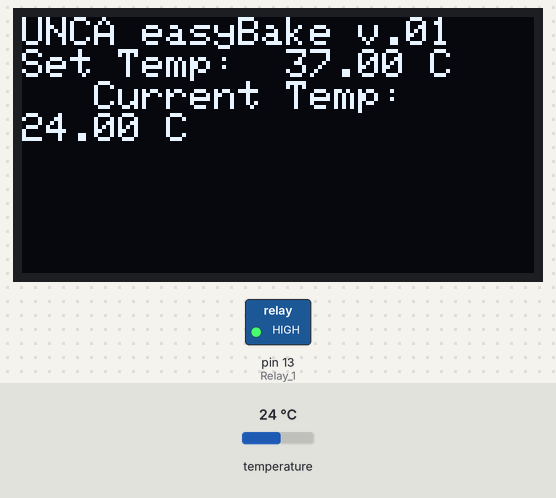
The sketch below on a simulated Arduino Uno, built with avr-gcc and run on an emulated ATmega328P. Shown: 128×64 one-colour display, switched loads named in the sketch (green lamp = pin HIGH). The test bench sets the inputs (shaded band); at power-on: temperature 24 °C. The display library's start-up logo is not drawn.

Above: at 4.5 s.
4.6 s: temperature set to 12 °C
At 6.3 s:
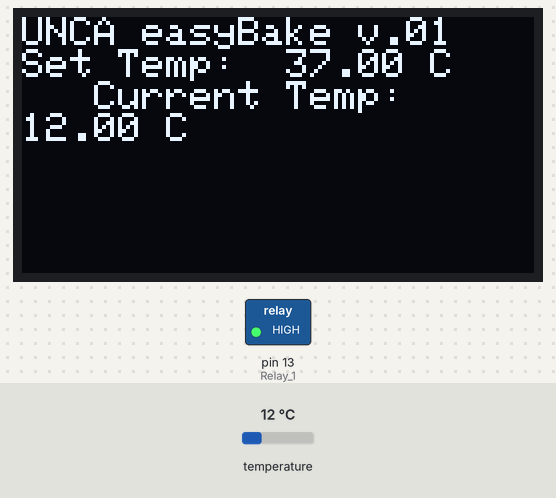
7.2 s: temperature set to 36.4 °C
At 8.0 s:
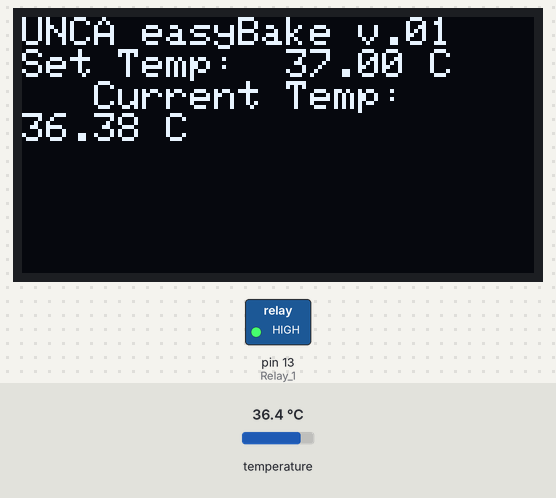
9.0 s: temperature set to 37.8 °C
At 11.8 s:
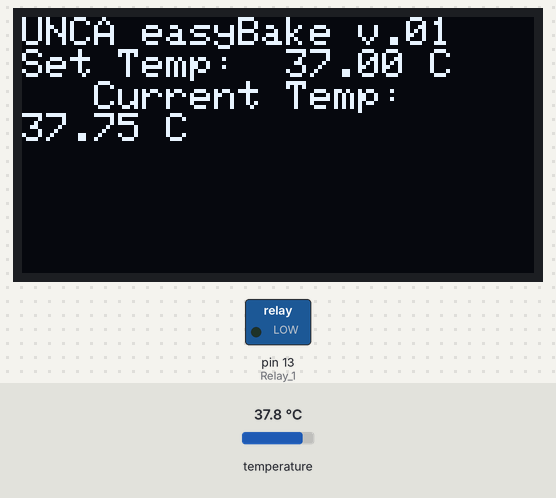
Timing chart, 0 to 13.3 s (numbered marks = the images above; inputs shaded):
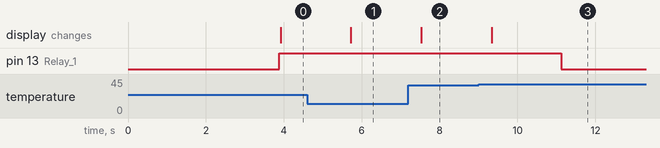

The sketch:

CellIncubator1.ino
```cpp
/*Author: William R. Jackson
Project: Software for Cellular Incubator v .01
Purpose: The Code herein is used to regulate the temperature inside of a sealed container for the purpose of creating an ideal environment for
Cellular Life. This is acheived by turning a lightbulb on and off to regulate the temperature inside the container. It works like an easy bake oven,
essentially.
*/


//Begin Display Libraries. Specifications for Display: https://www.amazon.com/Diymall%C2%AE-Serial-128x64-Display-Arduino/dp/B00O2KDQBE
//Chinese in Origin, cannot find specific data sheet.
#include <SPI.h>
#include <Wire.h>
#include <Adafruit_GFX.h>
#include <Adafruit_SSD1306.h>

//Begin Sensor Libraries. Specifications for Sensor: https://www.adafruit.com/products/381?gclid=CNb-z9L4t84CFcIkhgod5fgG9A
#include <OneWire.h>
#include <DallasTemperature.h>

//No Libraries required for Relay. Specifications for Relay:
#define OLED_RESET 4
Adafruit_SSD1306 display(OLED_RESET);

#define ONE_WIRE_BUS 12
OneWire oneWire(ONE_WIRE_BUS);
DallasTemperature sensors(&oneWire);

#define RELAY_ON 1
#define RELAY_OFF 0
#define Relay_1  13

double setTemp = 37.00;

void setup() {
	Serial.begin(9600);
	display.begin(SSD1306_SWITCHCAPVCC, 0x3C);
	sensors.begin();
	display.display();
	delay(2000);
	display.clearDisplay();
  digitalWrite(Relay_1, RELAY_OFF);
  pinMode(Relay_1, OUTPUT);
}

void loop() {
  //Starts the Display
	display.display();
  double currentTemp = sensors.getTempCByIndex(0);
	display.setTextSize(.5);
	display.setTextColor(WHITE);
	display.setCursor(0, 0);
	sensors.requestTemperatures();
  display.println("UNCA easyBake v.01");
  display.print("Set Temp:  ");
  display.print(setTemp);
  display.print(" C      ");
  display.println("Current Temp: ");
  display.print(currentTemp);
  display.print(" C");
	delay(1000);
  //The next bit draws a rectangle over the previous text
  //This is because it doesn't reset the display every time it happens.
  display.fillRect(0, 24, 30, 30, 0x0000);
  display.setCursor(0, 24);
  display.print(sensors.getTempCByIndex(0));
  if (currentTemp < setTemp) {
    digitalWrite(Relay_1, RELAY_ON);// set the Relay ON
  }
  else {
    digitalWrite(Relay_1, RELAY_OFF);
  }
  }
```

Measured:
- the behaviour switches between 36.9 and 37 °C on temperature (found by bisection; images 2 and 3)
- after the input at 4.6 s, the display: changes after 1.1 s (image 1)
- after the input at 7.2 s, the display: changes after 0.33 s (image 2)
- after the input at 9.0 s, pin 13 (Relay_1): HIGH → LOW after 2.1 s; the display: changes after 0.34 s (image 3)
